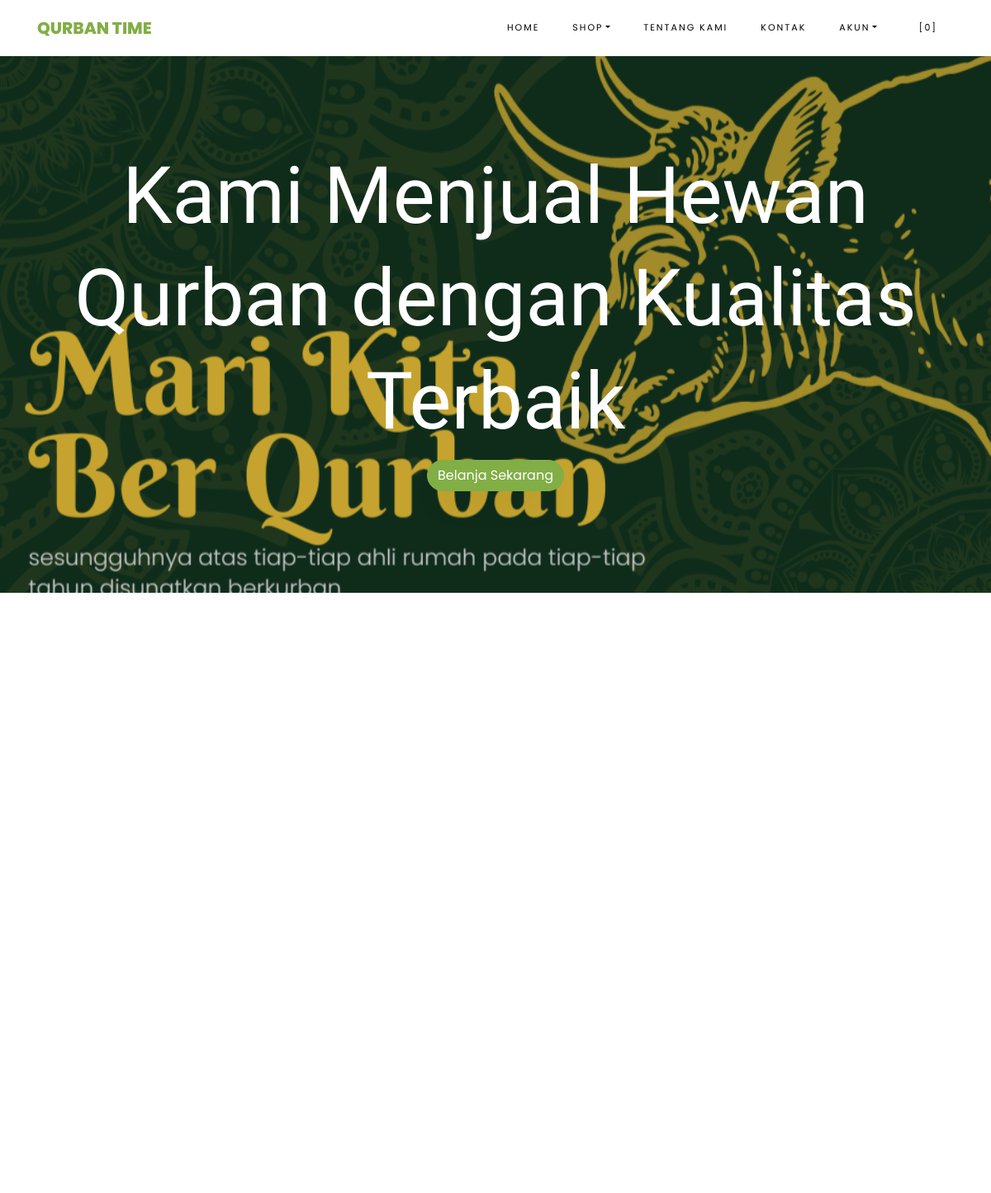
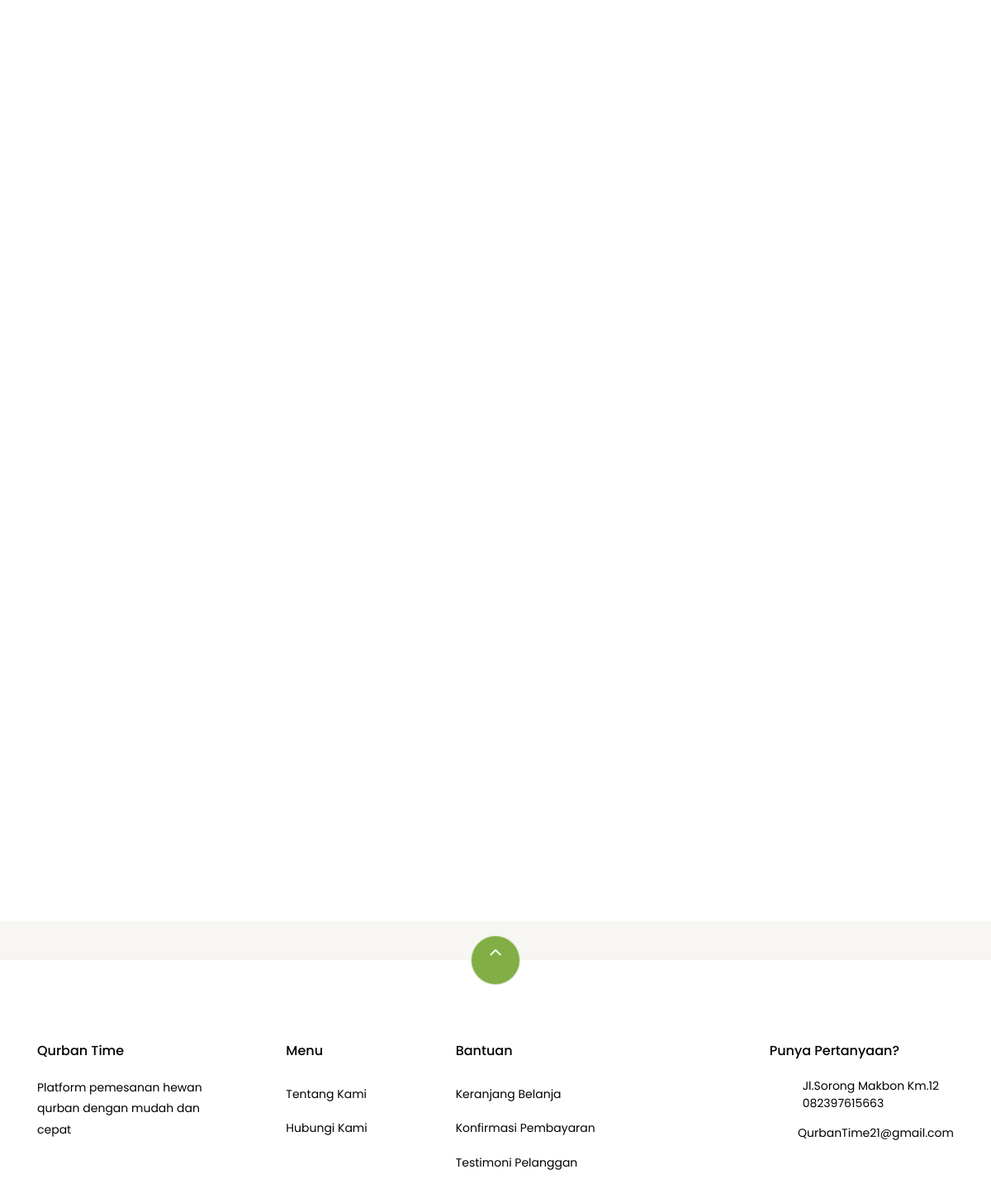
The page / on the database its author committed (2 pictures, top to bottom).
### tables this page shows
CREATE TABLE `settings` (
  `id` int(10) NOT NULL,
  `key` varchar(255) NOT NULL,
  `content` text NOT NULL
);

### application/helpers/themes_helper.php (called while the page is built, shortened)
<?php
if ( ! function_exists('get_theme_name'))
{
    function get_theme_name() {
        $current_theme = get_settings('current_theme_name');
        return ($current_theme) ? $current_theme : false;
    }
}
if ( ! function_exists('get_template_part'))
{
    function get_template_part($file_name = null, $params = array()) {
        if ($file_name !== '') {
            $current_theme = get_theme_name();
            if ( file_exists($file_location = VIEWPATH .'themes/'. $current_theme .'/'. $file_name .'.php')) {
                $CI =& get_instance();
                $CI->load->view('themes/'. $current_theme .'/'. $file_name, $params);
            }
            else {
                echo '<div>Kesalahan: berkas tema <b>'. $file_name .'.php</b> tidak ditemukan.<br>Lokasi berkas: <b>'. $file_location .'</b></div>';
            }
        }
    }
}
if ( ! function_exists('get_header'))
{
    function get_header($params = null, $section = '', $current_section = '') {
        $load_params = array();
        if ( is_null($params)) {
            $load_params['title'] = get_settings('site_name');
        }
        else if ( is_string($params)) {
            $load_params['title'] = $params;
        }
        else if ( is_array($params)) {
            $load_params = $params;
        }
        else {
            $load_params['title'] = get_settings('site_name');
        }
        $load_params['sidebar_section'] = $section;
        $load_params['current_section'] = $current_section;
        get_template_part('header', $load_params);
    }
}
if ( ! function_exists('get_footer'))
{
    function get_footer($params = array()) {
        get_template_part('footer', $params);
    }
}
if ( ! function_exists('get_theme_uri'))
{
    function get_theme_uri($file_name = null, $theme_name = NULL)
    {
        $theme_name = ($theme_name == NULL) ? get_theme_name() : $theme_name;
        return is_null($file_name) ? base_url('assets/themes/'. $theme_name .'/') : base_url('assets/themes/'. $theme_name .'/'. $file_name) ;
    }
}

### application/controllers/Home.php (called while the page is built, shortened)
<?php
class Home extends CI_Controller {
    public function index() {
        $params['title'] = 'Selamat Datang di Toko QurbanTime';
        $products['products'] = $this->product->get_all_products();
        $products['best_deal'] = $this->product->best_deal_product();
        $products['reviews'] = $this->review->get_all_reviews();
        get_header($params);
        get_template_part('home', $products);
        get_footer();
    }
}

### index.php (called while the page is built, shortened)
<?php
require_once BASEPATH . 'core/CodeIgniter.php';

### application/helpers/global_helper.php (called while the page is built, shortened)
<?php
if (!function_exists('get_settings')) {
    function get_settings($key = '')
    {
        $CI = &get_instance();
        $row = $CI->db
            ->select('content')
            ->where('key', $key)
            ->get('settings')
            ->row();
        return $row->content;
    }
}
if (!function_exists('get_store_name')) {
    function get_store_name()
    {
        return get_settings('store_name');
    }
}

### application/helpers/session_helper.php (called while the page is built, shortened)
<?php
if (!function_exists('init')) {
    function init()
    {
        $CI = &get_instance();
        return $CI;
    }
}
if (!function_exists('session_data')) {
    function session_data()
    {
        $CI = init();
        $read_session_in_cookie = get_cookie('__ACTIVE_SESSION_DATA');
        $read_session_in_session = $CI->session->userdata('__ACTIVE_SESSION_DATA');
        if ($read_session_in_cookie) {
            $read_data = $CI->encryption->decrypt($read_session_in_cookie);
            $read_data = json_decode($read_data);
            return $read_data;
        } else if ($read_session_in_session) {
            $read_data = $CI->encryption->decrypt($read_session_in_session);
            $read_data = json_decode($read_data);
            return $read_data;
        } else {
            $default_session = new stdClass();
            $default_session->is_login = FALSE;
            $default_session->user_id = 0;
            $default_session->login_at = 0;
            $default_session->remember_me = FALSE;
            return $default_session;
        }
    }
}

### application/views/themes/qurbans/home.php (the view, shortened to what this page needs)
<section id="home-section" class="hero">
    <div class="home-slider owl-carousel">
    <div class="slider-item" style="background-image: url(<?php echo get_theme_uri('images/bg_1.png'); ?>);">
        <div class="overlay"></div>
      <div class="container">
        <div class="row slider-text justify-content-center align-items-center" data-scrollax-parent="true">
          <div class="col-md-12 ftco-animate text-center">
            <h1 class="mb-2">Kami Menjual Hewan Qurban dengan Kualitas Terbaik</h1>
            <p><a href="#products" class="btn btn-primary">Belanja Sekarang</a></p>
          </div>
        </div>
      </div>
    </div>
        </div>
</section>
  <section class="ftco-section">
  <div class="container">
          <div class="row justify-content-center mb-3 pb-3">
  </div>
  </div>
  <div class="container">
      <div class="row">
      </div>
  </div>
</section>
<section class="ftco-section">
      <div class="container">
          <div class="row no-gutters ftco-services">
  </div>
      </div>
  </section>
<section class="ftco-section testimony-section">
    <div class="container">
      <div class="row justify-content-center mb-5 pb-3">
      </div>
    </div>
  </section>

### application/views/themes/qurbans/header.php (shortened to what this page needs)
?><!DOCTYPE html>
<html lang="en">
  <head>
    <link rel="stylesheet" href="<?php echo get_theme_uri('css/open-iconic-bootstrap.min.css'); ?>">
    <link rel="stylesheet" href="<?php echo get_theme_uri('css/animate.css'); ?>">
    <link rel="stylesheet" href="<?php echo get_theme_uri('css/owl.carousel.min.css'); ?>">
    <link rel="stylesheet" href="<?php echo get_theme_uri('css/owl.theme.default.min.css'); ?>">
    <link rel="stylesheet" href="<?php echo get_theme_uri('css/magnific-popup.css'); ?>">
    <link rel="stylesheet" href="<?php echo get_theme_uri('css/aos.css'); ?>">
	<link rel="stylesheet" href="<?php echo get_theme_uri('css/ionicons.min.css'); ?>">
	<link rel="stylesheet" href="<?php echo get_theme_uri('js/plugins/@fortawesome/fontawesome-free/css/all.min.css', 'argon'); ?>">
    <link rel="stylesheet" href="<?php echo get_theme_uri('css/bootstrap-datepicker.css'); ?>">
    <link rel="stylesheet" href="<?php echo get_theme_uri('css/jquery.timepicker.css'); ?>">
    <link rel="stylesheet" href="<?php echo get_theme_uri('css/flaticon.css'); ?>">
    <link rel="stylesheet" href="<?php echo get_theme_uri('css/icomoon.css'); ?>">
	<link rel="stylesheet" href="<?php echo get_theme_uri('css/style.css'); ?>">
	<link rel="stylesheet" href="<?php echo base_url('assets/plugins/toastr/toastr.min.css'); ?>">
  </head>
    <nav class="navbar navbar-expand-lg navbar-dark ftco_navbar bg-dark ftco-navbar-light" id="ftco-navbar">
	    <div class="container">
	      <a class="navbar-brand" href="<?php echo base_url(); ?>"><?php echo get_store_name(); ?></a>
	      <div class="collapse navbar-collapse" id="ftco-nav">
	        <ul class="navbar-nav ml-auto">
	          <li class="nav-item active"><a href="<?php echo base_url(); ?>" class="nav-link">Home</a></li>
	          <li class="nav-item dropdown">
              <a class="nav-link dropdown-toggle" href="#" id="dropdown04" data-toggle="dropdown" aria-haspopup="true" aria-expanded="false">Shop</a>
            </li>
	          <li class="nav-item"><a href="<?php echo site_url('pages/about'); ?>" class="nav-link">Tentang Kami</a></li>
              <li class="nav-item"><a href="<?php echo site_url('pages/contact'); ?>" class="nav-link">Kontak</a></li>
              <li class="nav-item dropdown">
              <a class="nav-link dropdown-toggle" href="#" id="dropdown05" data-toggle="dropdown" aria-haspopup="true" aria-expanded="false">Akun</a>
            </li>
	          <li class="nav-item cta cta-colored"><a href="<?php echo site_url('shop/cart'); ?>" class="nav-link"><span class="icon-shopping_cart"></span>[<span class="cart-item-total">0</span>]</a></li>
	        </ul>
	      </div>
	    </div>
	  </nav>

### application/views/themes/qurbans/footer.php (shortened to what this page needs)
<section class="ftco-section ftco-no-pt ftco-no-pb py-5 bg-light">
    <div class="container py-4">
    </div>
  </section>
  <footer class="ftco-footer ftco-section">
    <div class="container">
        <div class="row">
            <div class="mouse">
                      <a href="#" class="mouse-icon">
                          <div class="mouse-wheel"><span class="ion-ios-arrow-up"></span></div>
                      </a>
                  </div>
        </div>
      <div class="row mb-5">
        <div class="col-md">
          <div class="ftco-footer-widget mb-4">
            <h2 class="ftco-heading-2"><?php echo get_store_name(); ?></h2>
            <p><?php echo get_settings('store_description'); ?></p>
          </div>
        </div>
        <div class="col-md">
          <div class="ftco-footer-widget mb-4 ml-md-5">
            <h2 class="ftco-heading-2">Menu</Menu></h2>
            <ul class="list-unstyled">
              <li><a href="<?php echo site_url('pages/about'); ?>" class="py-2 d-block">Tentang Kami</a></li>
              <li><a href="<?php echo site_url('pages/contact'); ?>" class="py-2 d-block">Hubungi Kami</a></li>
            </ul>
          </div>
        </div>
        <div class="col-md-4">
           <div class="ftco-footer-widget mb-4">
            <h2 class="ftco-heading-2">Bantuan</h2>
            <div class="d-flex">
                <ul class="list-unstyled mr-l-5 pr-l-3 mr-4">
                  <li><a href="<?php echo site_url('shop/cart'); ?>" class="py-2 d-block">Keranjang Belanja</a></li>
                  <li><a href="<?php echo site_url('customer/payments/confirm'); ?>" class="py-2 d-block">Konfirmasi Pembayaran</a></li>
                  <li><a href="<?php echo site_url('pages/about'); ?>" class="py-2 d-block">Testimoni Pelanggan</a></li>
                </ul>
              </div>
          </div>
        </div>
        <div class="col-md">
          <div class="ftco-footer-widget mb-4">
              <h2 class="ftco-heading-2">Punya Pertanyaan?</h2>
              <div class="block-23 mb-3">
                <ul>
                  <li><span class="icon icon-map-marker"></span><span class="text"><?php echo get_settings('store_address'); ?></span></a></li>
                  <li><a href="#"><span class="icon icon-phone"></span><span class="text"><?php echo get_settings('store_phone_number'); ?></span></a></li>
                  <li><a href="#"><span class="icon icon-envelope"></span><span class="text"><?php echo get_settings('store_email'); ?></span></a></li>
                </ul>
              </div>
          </div>
        </div>
      </div>
  </footer>
</body>
</html>

### assets/themes/qurbans/css/icomoon.css (style rules this page uses)
[class^="icon-"], [class*=" icon-"] { font-family: 'icomoon' !important; speak: none; font-style: normal; font-weight: normal; font-variant: normal; text-transform: none; line-height: 1; -webkit-font-smoothing: antialiased; -moz-osx-font-smoothing: grayscale; }
.icon-map-marker:before { content: "\f041"; }
.icon-phone:before { content: "\f095"; }
.icon-envelope:before { content: "\f0e0"; }
.icon-shopping_cart:before { content: "\e8cc"; }

### rows shown on the page
settings: content "QURBAN TIME", content "Qurban Time"
settings: content (picture)
settings: content "Platform pemesanan hewan qurban dengan mudah dan cepat"
settings: content "Jl.Sorong Makbon Km.12"
settings: content "082397615663"
settings: content "QurbanTime21@gmail.com"
